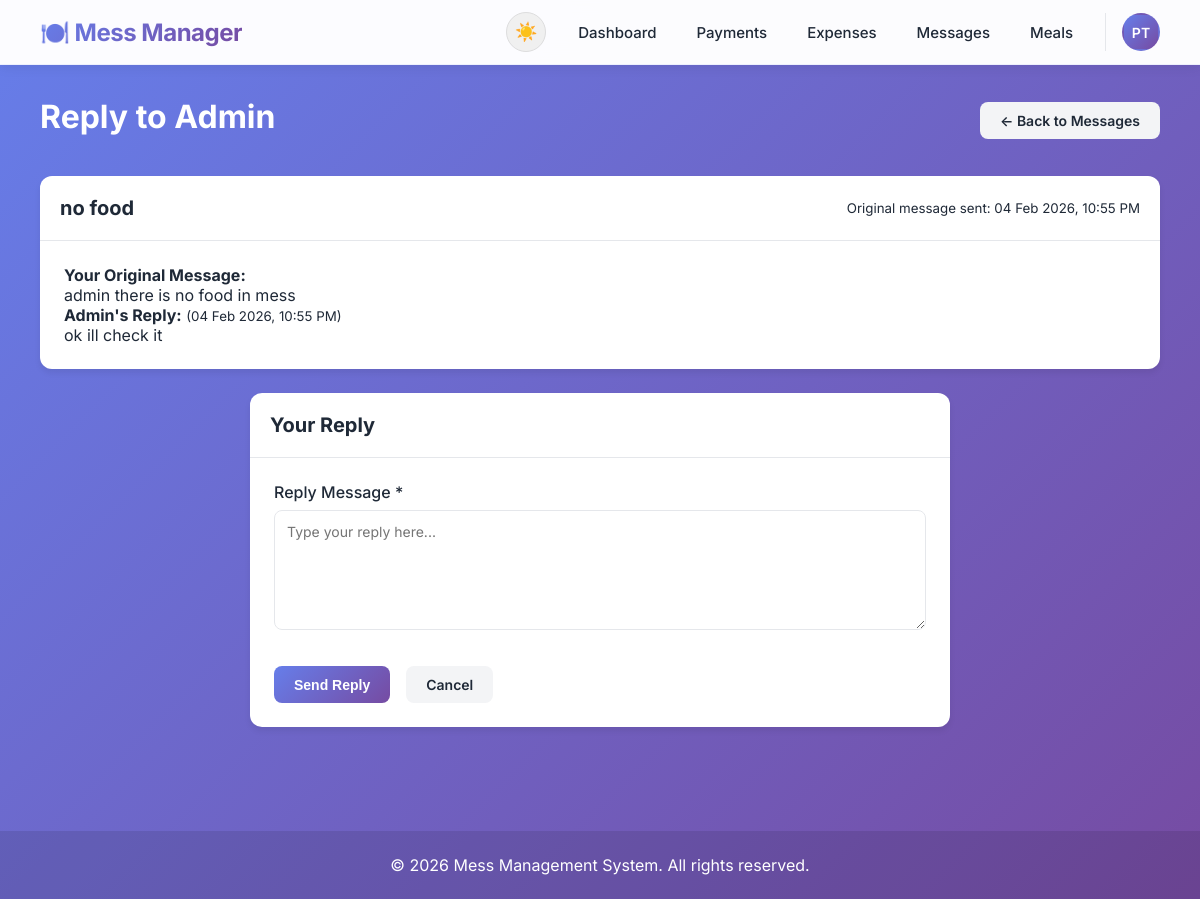
Screenshot of /user/messages/4/reply/ (signed in) with the database file from the repository.
### core/models.py (models this page shows, shortened)
class Message(models.Model):
    STATUS_CHOICES = (
        ('pending', 'Pending'),
        ('resolved', 'Resolved'),
    )
    MESSAGE_TYPE_CHOICES = (
        ('user', 'User Message'),
        ('system', 'System/Reminder'),
    )
    user = models.ForeignKey(User, on_delete=models.CASCADE, related_name='messages')
    subject = models.CharField(max_length=200)
    message = models.TextField()
    message_type = models.CharField(max_length=10, choices=MESSAGE_TYPE_CHOICES, default='user', help_text="Type of message")
    status = models.CharField(max_length=10, choices=STATUS_CHOICES, default='pending')
    created_at = models.DateTimeField(auto_now_add=True)
    resolved_at = models.DateTimeField(blank=True, null=True)
    admin_reply = models.TextField(blank=True, null=True, help_text="Admin's response to this message")
    replied_at = models.DateTimeField(blank=True, null=True)
    user_reply = models.TextField(blank=True, null=True, help_text="User's response to admin reply")
    user_replied_at = models.DateTimeField(blank=True, null=True)
    class Meta:
        verbose_name = 'Message'
        verbose_name_plural = 'Messages'
        ordering = ['-created_at']

### core/views.py (the view, shortened to what this page needs)
# urls.py: path('user/messages/<int:message_id>/reply/', views.user_message_reply, name='user_message_reply'),
@user_required
def user_message_reply(request, message_id):
    message = get_object_or_404(Message, id=message_id, user=request.user)
    context = {
        'message': message,
    }
    return render(request, 'user/message_reply.html', context)

### templates/user/message_reply.html (shortened to what this page needs)
{% extends 'base.html' %}
{% block content %}
<div class="page-header">
    <h1>Reply to Admin</h1>
    <a href="{% url 'user_messages_list' %}" class="btn btn-secondary">← Back to Messages</a>
</div>
<div class="card">
    <div class="card-header">
        <h2>{{ message.subject }}</h2>
        <small class="text-muted">Original message sent: {{ message.created_at|date:"d M Y, h:i A" }}</small>
    </div>
    <div class="card-body">
        <div class="message-section">
            <p><strong>Your Original Message:</strong></p>
            <div class="message-text">{{ message.message }}</div>
        </div>
        {% if message.admin_reply %}
        <div class="admin-reply">
            <p><strong>Admin's Reply:</strong> <small>({{ message.replied_at|date:"d M Y, h:i A" }})</small></p>
            <div class="reply-text">{{ message.admin_reply }}</div>
        </div>
        {% endif %}
    </div>
</div>
<div class="form-container">
    <div class="card">
        <div class="card-header">
            <h2>Your Reply</h2>
        </div>
        <div class="card-body">
            <form method="post" class="form">
                <div class="form-group">
                    <label for="user_reply">Reply Message *</label>
                    <textarea name="user_reply" id="user_reply" class="form-control" rows="5"
                        placeholder="Type your reply here..." required></textarea>
                </div>
                <div class="form-actions">
                    <button type="submit" class="btn btn-primary">Send Reply</button>
                    <a href="{% url 'user_messages_list' %}" class="btn btn-secondary">Cancel</a>
                </div>
            </form>
        </div>
    </div>
</div>
{% endblock %}

### templates/base.html (shortened to what this page needs)
{% load static %}
<!DOCTYPE html>
<html lang="en">
<head>
    <link rel="stylesheet" href="{% static 'css/style.css' %}?v=2.0">
    <link rel="stylesheet" href="{% static 'css/dark-mode.css' %}?v=2.0">
    <link rel="stylesheet" href="{% static 'css/print.css' %}?v=2.0" media="print">
</head>
<body {% if user.is_authenticated %}data-user-dark-mode="{{ user.profile.dark_mode|lower }}" {% endif %}>
    <nav class="navbar">
        <div class="container">
            <div class="nav-brand">
                <h2>🍽️ Mess Manager</h2>
            </div>
            {% if user.is_authenticated %}
            <div class="nav-menu" id="navMenu">
                <button class="theme-toggle" title="Toggle Dark Mode (Ctrl+Shift+D)">
                    <span class="theme-toggle-icon" id="theme-icon">☀️</span>
                </button>
                {% if user.profile.role == 'admin' %}
                <a href="{% url 'admin_dashboard' %}" class="nav-link">Dashboard</a>
                <a href="{% url 'user_list' %}" class="nav-link">Users</a>
                <a href="{% url 'payment_list' %}" class="nav-link">Payments</a>
                <a href="{% url 'grocery_list' %}" class="nav-link">Groceries</a>
                <a href="{% url 'admin_messages' %}" class="nav-link">Messages</a>
                <a href="{% url 'meal_calendar' %}" class="nav-link">Meals</a>
                <a href="{% url 'monthly_report' %}" class="nav-link">Reports</a>
                {% else %}
                <a href="{% url 'user_dashboard' %}" class="nav-link">Dashboard</a>
                <a href="{% url 'user_payment' %}" class="nav-link">Payments</a>
                <a href="{% url 'transparent_data' %}" class="nav-link">Expenses</a>
                <a href="{% url 'user_messages_list' %}" class="nav-link">Messages</a>
                <a href="{% url 'user_meal_calendar' %}" class="nav-link">Meals</a>
                {% endif %}
                <div class="user-menu">
                    {% if user.profile.profile_picture %}
                    <img src="{{ user.profile.profile_picture.url }}" alt="Profile" class="profile-pic-small">
                    {% else %}
                    <div class="profile-pic-placeholder">{{ user.first_name.0 }}{{ user.last_name.0 }}</div>
                    {% endif %}
                </div>
            </div>
            {% endif %}
        </div>
    </nav>
    <main class="main-content">
        <div class="container">
            {% block content %}
            {% endblock %}
        </div>
    </main>
    <footer class="footer">
        <div class="container">
            <p>&copy; 2026 Mess Management System. All rights reserved.</p>
        </div>
    </footer>
</body>
</html>

### static/css/style.css (style rules this page uses)
* { margin: 0; padding: 0; box-sizing: border-box; }
:root { --primary: #667eea; --primary-dark: #5568d3; --secondary: #764ba2; --success: #10b981; --warning: #f59e0b; --danger: #ef4444; --dark: #1f2937; --light: #f3f4f6; --white: #ffffff; --gray: #6b7280; --border: #e5e7eb; }
body { font-family: 'Inter', -apple-system, BlinkMacSystemFont, 'Segoe UI', sans-serif; background: linear-gradient(135deg, #667eea 0%, #764ba2 100%); min-height: 100vh; color: var(--dark); }
.container { max-width: 1200px; margin: 0 auto; padding: 0 20px; }
.navbar { background: rgba(255, 255, 255, 0.98); backdrop-filter: blur(15px); box-shadow: 0 2px 12px rgba(0, 0, 0, 0.08); padding: 0.75rem 0; position: sticky; top: 0; z-index: 1000; border-bottom: 1px solid rgba(102, 126, 234, 0.1); }
.navbar .container { display: flex; justify-content: space-between; align-items: center; gap: 2rem; }
.nav-brand { display: flex; align-items: center; }
.nav-brand h2 { background: linear-gradient(135deg, var(--primary), var(--secondary)); background-clip: text; -webkit-background-clip: text; -webkit-text-fill-color: transparent; font-size: 1.5rem; font-weight: 700; margin: 0; letter-spacing: -0.5px; }
.nav-menu { display: flex; align-items: center; gap: 0.5rem; }
.nav-link { color: var(--dark); text-decoration: none; font-weight: 500; font-size: 0.9375rem; padding: 0.625rem 1rem; border-radius: 8px; transition: all 0.3s ease; position: relative; }
.theme-toggle { background: var(--light); border: 1px solid var(--border); border-radius: 50%; width: 40px; height: 40px; display: flex; align-items: center; justify-content: center; cursor: pointer; transition: all 0.3s ease; margin-right: 0.5rem; }
.theme-toggle-icon { font-size: 1.25rem; line-height: 1; }
.user-menu { position: relative; margin-left: 0.5rem; padding-left: 1rem; border-left: 1px solid var(--border); }
.profile-pic-small, .profile-pic-placeholder { width: 38px; height: 38px; border-radius: 50%; cursor: pointer; transition: all 0.3s ease; border: 2px solid transparent; }
.profile-pic-placeholder { background: linear-gradient(135deg, var(--primary), var(--secondary)); color: white; display: flex; align-items: center; justify-content: center; font-weight: 600; font-size: 0.875rem; text-transform: uppercase; }
.btn { padding: 0.625rem 1.25rem; border: none; border-radius: 8px; font-weight: 600; cursor: pointer; transition: all 0.3s; text-decoration: none; display: inline-block; font-size: 0.875rem; }
.btn-primary { background: linear-gradient(135deg, var(--primary), var(--secondary)); color: var(--white); }
.btn-secondary { background: var(--light); color: var(--dark); }
.main-content { padding: 2rem 0; min-height: calc(100vh - 200px); }
.card { background: var(--white); border-radius: 12px; box-shadow: 0 4px 6px rgba(0, 0, 0, 0.07); margin-bottom: 1.5rem; overflow: hidden; }
.card-header { padding: 1.25rem; border-bottom: 1px solid var(--border); display: flex; justify-content: space-between; align-items: center; }
.card-header h2 { font-size: 1.25rem; color: var(--dark); }
.card-body { padding: 1.5rem; }
.form-container { max-width: 700px; margin: 0 auto; }
.form { display: flex; flex-direction: column; gap: 1.25rem; }
.form-group { display: flex; flex-direction: column; gap: 0.5rem; }
.form-group label { font-weight: 500; color: var(--dark); }
.form-control, input[type="text"], input[type="email"], input[type="password"], input[type="number"], input[type="date"], input[type="datetime-local"], input[type="file"], select, textarea { padding: 0.75rem; border: 1px solid var(--border); border-radius: 8px; font-family: inherit; font-size: 0.875rem; transition: border-color 0.3s; }
textarea { resize: vertical; min-height: 120px; }
.form-actions { display: flex; gap: 1rem; margin-top: 1rem; }
.dashboard-header, .page-header { margin-bottom: 2rem; }
.dashboard-header h1, .page-header h1 { color: var(--white); font-size: 2rem; margin-bottom: 0.5rem; }
.page-header { display: flex; justify-content: space-between; align-items: center; }
.footer { background: rgba(0, 0, 0, 0.1); color: var(--white); text-align: center; padding: 1.5rem 0; margin-top: 3rem; }
@media (min-width: 1024px) { .nav-menu { display: flex; flex-direction: row; position: static; max-height: none; opacity: 1; padding: 0; background: transparent; box-shadow: none; } }
@media (min-width: 1200px) { .container { padding: 0 40px; } }

### rows the page displays
Message: subject "no food", created_at "04 Feb 2026, 10:55 PM", message "admin there is no food in mess", replied_at "04 Feb 2026, 10:55 PM", admin_reply "ok ill check it"

### other values shown
{{ user.first_name.0 }} "P"
{{ user.last_name.0 }} "T"
